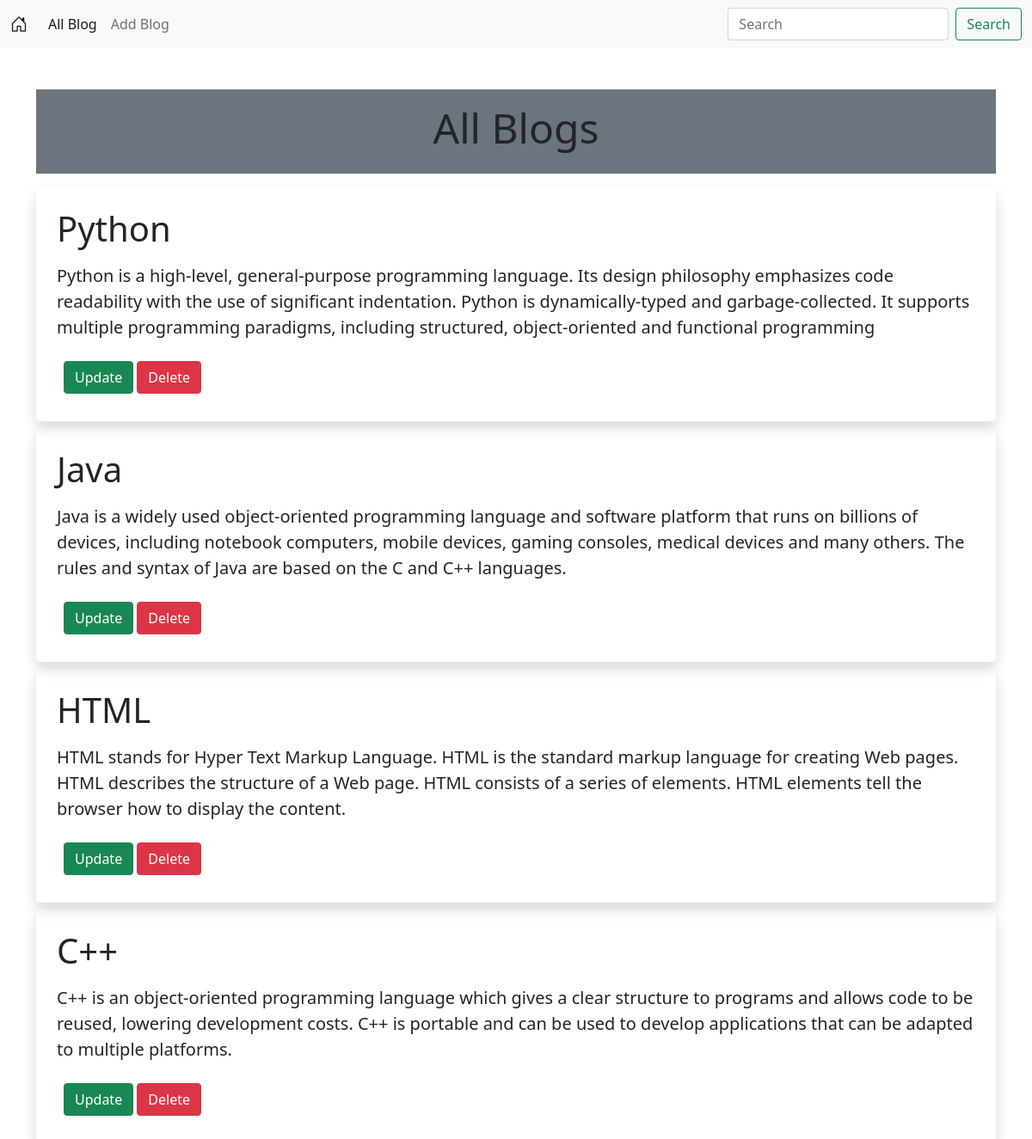
The page / on the database its author committed.
### BlogApp/models.py (models this page shows)
class BlogModel(models.Model):
    title = models.CharField(max_length=100)
    desc = models.TextField()

### BlogApp/views.py (the view)
# urls.py: path('',views.home_view , name = 'home'),
def home_view(request):
    blogs = BlogModel.objects.all()
    context = {'blogs':blogs}
    return render(request , 'BlogApp/home.html' , context)

### templates/BlogApp/home.html (shortened to what this page needs)
{% extends 'BlogApp/base.html' %}
{% load static %}
{% block body %}
<div class="container">
    <div class="container p-3 text-center bg-secondary">
        <h1 class="display-5">All Blogs</h1>
    </div>
    <div class="mt-3">
        {% for row   in blogs %}
        <div class="my-2 p-4 shadow rounded-3">
            <p class="display-6">{{row.title}}</p>
            <p class="lead">{{row.desc}}</p>
            <div class="p-2">
                <a href="{% url 'updateblog' row.id %}" class="btn btn-success">Update</a>
                <form action="{% url 'deleteblog' row.id %}" method="'post" style="display:inline-block ;" onsubmit="return deleteblog()">
                    <input type="submit" value="Delete" class="btn btn-danger">
                </form>
            </div>
        </div>
        {% endfor %}
    </div>
</div>
{% endblock body %}

### templates/BlogApp/base.html (shortened to what this page needs)
<!DOCTYPE html>
{% load static %}
<html lang="en">
<head>
    <link href="https://cdn.jsdelivr.net/npm/bootstrap@5.0.2/dist/css/bootstrap.min.css" rel="stylesheet">
    <link rel="stylesheet" href="https://cdn.jsdelivr.net/npm/bootstrap-icons@1.10.2/font/bootstrap-icons.css">
</head>
<body>
    {% include 'BlogApp/navbar.html' %}
    <div class="my-5">
        {% block body %}
        {% endblock body %}
    </div>
</body>
</html>

### templates/BlogApp/navbar.html (shortened to what this page needs)
<nav class="navbar navbar-expand-lg navbar-light bg-light">
    <div class="container-fluid">
      <a class="navbar-brand" href="{% url 'home' %}"><i class="bi bi-house-door"></i></a>
      <div class="collapse navbar-collapse" id="navbarSupportedContent">
        <ul class="navbar-nav me-auto mb-2 mb-lg-0">
          <li class="nav-item">
            <a class="nav-link active" aria-current="page" href="{% url 'home' %}">All Blog</a>
          </li>
          <li class="nav-item">
            <a class="nav-link" href="{% url 'addblog' %}">Add Blog</a>
          </li>
        </ul>
        <form class="d-flex">
          <input class="form-control me-2" type="search" placeholder="Search" aria-label="Search">
          <button class="btn btn-outline-success" type="submit">Search</button>
        </form>
      </div>
    </div>
  </nav>

### rows shown on the page
BlogModel: title "Python", desc "Python is a high-level, general-purpose programming language. Its design philosophy emphasizes code readability with the use of significant indentation. Python is dynamically-typed and garbage-collected. It supports multiple programming paradigms, including structured, object-oriented and functional programming"
BlogModel: title "Java", desc "Java is a widely used object-oriented programming language and software platform that runs on billions of devices, including notebook computers, mobile devices, gaming consoles, medical devices and many others. The rules and syntax of Java are based on the C and C++ languages."
BlogModel: title "HTML", desc "HTML stands for Hyper Text Markup Language. HTML is the standard markup language for creating Web pages. HTML describes the structure of a Web page. HTML consists of a series of elements. HTML elements tell the browser how to display the content."
BlogModel: title "C++", desc "C++ is an object-oriented programming language which gives a clear structure to programs and allows code to be reused, lowering development costs. C++ is portable and can be used to develop applications that can be adapted to multiple platforms."
